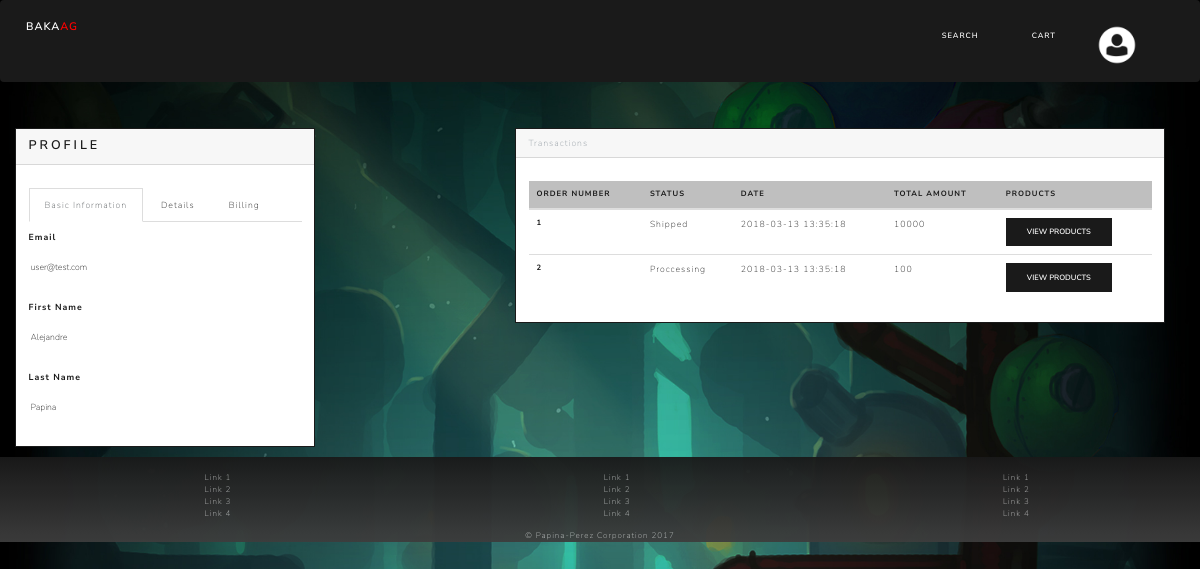
Page /viewprofile.php (signed in) on the earlier database version.
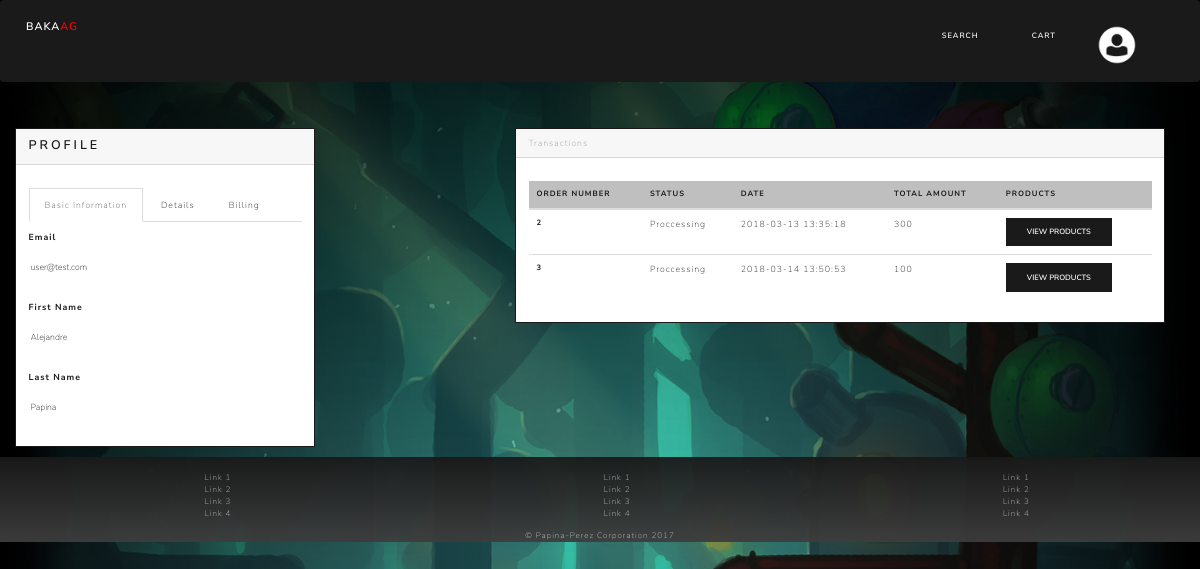
Same page on the later database version.
### tables this page shows
CREATE TABLE `orders` (
  `order_id` int(11) NOT NULL,
  `acc_id` int(11) NOT NULL,
  `order_total_amt` int(9) NOT NULL,
  `order_product_list` varchar(700) NOT NULL,
  `order_date` timestamp NOT NULL DEFAULT CURRENT_TIMESTAMP,
  `order_status_id` int(11) NOT NULL
);

CREATE TABLE `order_status` (
  `order_status_id` int(11) NOT NULL,
  `order_status_name` varchar(32) NOT NULL
);

### viewprofile.php (the view, shortened to what this page needs)
<?php
include_once("backend/connection.php");
include_once("header.php");
$sql ="SELECT* FROM account,account_details,account_billing,account_address WHERE account.acc_id='".$_SESSION['acc_id']."' AND account.acc_id=account_details.acc_id AND account.acc_id=account_billing.acc_id AND account.acc_id=account_address.acc_id";
$result = $conn->query($sql);
$row = $result->fetch_assoc();
?>
<!DOCTYPE html>
<html>
<head>
	<link rel="stylesheet" type="text/css" href="css/bootstrap.css">
	<link rel="stylesheet" type="text/css" href="css/admin/css/bootstrap.css">
	<link rel="stylesheet" type="text/css" href="css/style_global.css">
</head>
<body>
<br><br>
<div class="container-fluid">
<div class="row container-center">
	<div class="col-lg-5">
	<div class="bs-component">
	<div class="card border-primary mb-3" style="max-width: 30rem;">
  <div class="card-header"><h4>Profile</h4></div>
  <div class="card-body text-primary">
    <p class="card-text">
      <ul class="nav nav-tabs">
        <li class="nav-item">
          <a class="nav-link active show" data-toggle="tab" href="#info">Basic Information</a>
        </li>
        <li class="nav-item">
          <a class="nav-link" data-toggle="tab" href="#details">Details</a>
        </li>
        <li class="nav-item">
          <a class="nav-link" data-toggle="tab" href="#billing">Billing</a>
        </li>
      </ul>
      <div id="myTabContent" class="tab-content">
        <div class="tab-pane fade active show" id="info">
          <div class="form-group row">
            <label for="acc_email" class="col-sm-4 col-form-label">Email</label>
            <div class="col-sm-10">
              <input type="text" readonly="" class="form-control-plaintext" id="acc_email" value="<?php echo $row['acc_email'];?>">
            </div>
          </div>
           <div class="form-group row">
            <label for="acc_fname" class="col-sm-4 col-form-label">First Name</label>
            <div class="col-sm-10">
              <input type="text" readonly="" class="form-control-plaintext" id="acc_fname" value="<?php echo $row['acc_fname'];?>">
            </div>
          </div>
            <div class="form-group row">
            <label for="acc_lname" class="col-sm-4 col-form-label">Last Name</label>
            <div class="col-sm-10">
              <input type="text" readonly="" class="form-control-plaintext" id="acc_lname" value="<?php echo $row['acc_lname'];?>">
            </div>
          </div>
        </div>
      </div>
    </p>
    </div>
  </div>
</div>
</div>
	<div class="col-lg-7 data-container">
	<div class="bs-component">
	<div class="card border-primary mb-3" style="max-width: 65rem;">
  <div class="card-header">Transactions</div>
  <div class="card-body text-primary">
    <p class="card-text">
        <table class="table table-hover">
          <thead>
            <tr class="table-primary">
              <th scope="col">Order Number</th>
              <th scope="col">Status</th>
              <th scope="col">Date</th>
              <th scope="col">Total Amount</th>
              <th scope="col">Products</th>
            </tr>
          </thead>
          <tbody>
            <?php
                $sql = "SELECT * FROM orders,order_status WHERE acc_id='".$_SESSION['acc_id']."' AND orders.order_status_id=order_status.order_status_id";
                $result = $conn->query($sql);
                while($row = $result->fetch_assoc()){
                  echo '
                      <tr>
                        <th scope="row">'.$row['order_id'].'</th>
                        <td>'.$row['order_status_name'].'</td>
                        <td>'.$row['order_date'].'</td>
                        <td>'.$row['order_total_amt'].'</td>
                        <td><button type="button" class="btn btn-primary" data-toggle="modal" data-target="#prodlist-modal-'.$row['order_id'].'">View products</button></td>
                        <div class="modal" id="prodlist-modal-'.$row['order_id'].'">
                          <div class="modal-dialog" role="document">
                            <div class="modal-content">
                              <div class="modal-header">
                                <h5 class="modal-title">Order Number:'.$row['order_id'].'</h5>
                                <button type="button" class="close" data-dismiss="modal" aria-label="Close">
                                  <span aria-hidden="true">&times;</span>
                                </button>
                              </div>
                              <div class="modal-body">';
                              echo' </div>
                              <div class="modal-footer">
                                <button type="button" class="btn btn-secondary" data-dismiss="modal">Close</button>
                              </div>
                            </div>
                          </div>
                        </div>
                      </tr>
                      ';
                }
            ?>
          </tbody>
        </table>
    </p>
    </div>
  </div>
</div>
</div>
</div>
</div>
</body>
</html>
<?php
	include_once("footer.php");
?>

Differences in the rows shown:
removed orders: order_id "1", order_status.order_status_name "Shipped", order_date "2018-03-13 13:35:18", order_total_amt "10000"
changed orders id 2: order_total_amt "100" → "300"
now on this page (row edited): orders: order_id "3", order_status.order_status_name "Proccessing", order_date "2018-03-14 13:50:53", order_total_amt "100"
